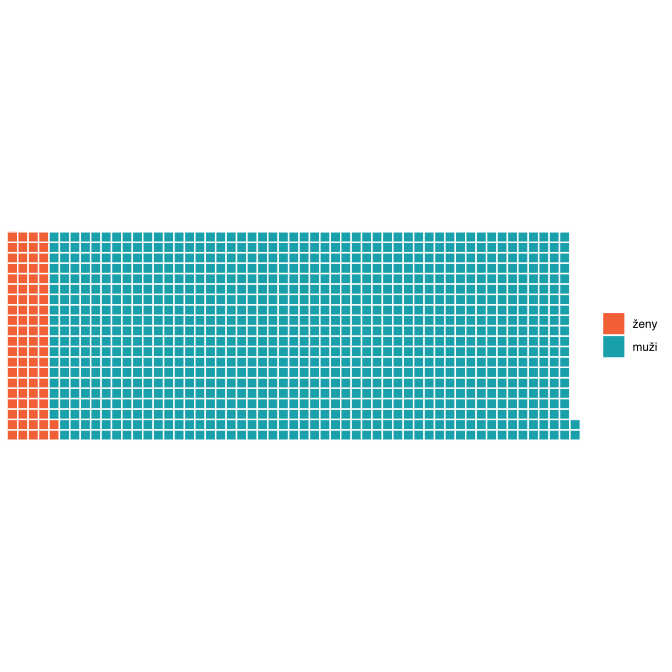

Reproduce this figure in R.
library(tidyverse)
library(readxl)
library(waffle)

osoby <- read_excel("../data/veznene_osoby.xlsx", 2)

names(osoby) <- c("id", "pohlavi", "stat", "typ", "obec", "okres", "kraj", "veznice")

osoby %>%
  group_by(veznice) %>%
  summarise(pocet=n()) %>%
  arrange(desc(pocet)) %>%
  View()

osoby %>%
  group_by(pohlavi, veznice) %>%
  summarise(pocet=n()) %>%
  filter(pohlavi=="muž")


professional <- c(`ženy` = 1657, `muži` = 20017)


svg("waffle.svg")
waffle(
  title="Všechny osoby vězněné v České republice",
  professional/20, rows = 20, size = 0.5,
  colors = c("#F15F36", "#19A0AA"),
  xlab = "1 čtvereček = 20 osob" 
)
dev.off()